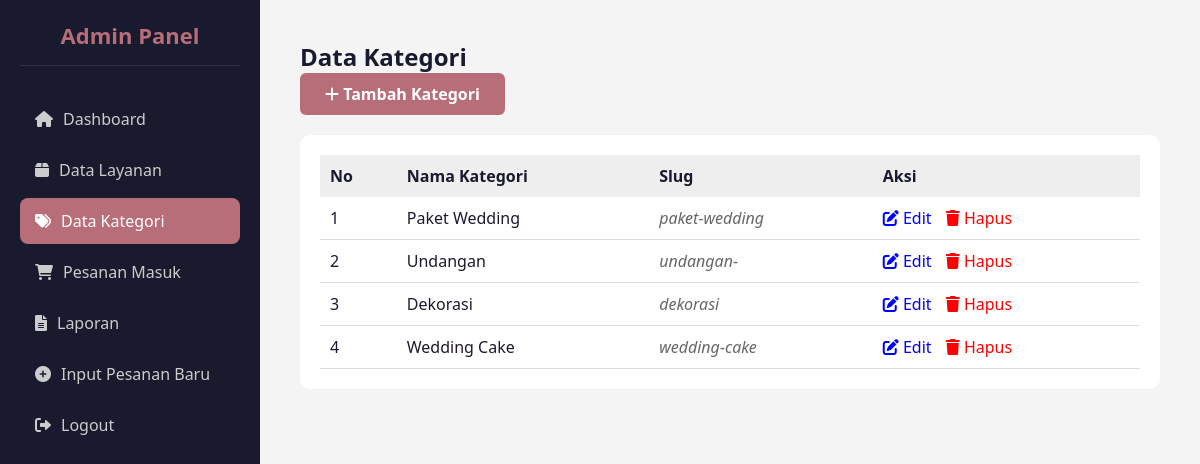
The app's page /wedding_organizer/admin/kategori.php (signed in) with its own data.
### tables this page shows
CREATE TABLE `kategori` (
  `id_kategori` int(11) NOT NULL,
  `nama_kategori` varchar(50) NOT NULL,
  `slug` varchar(50) NOT NULL
);

### wedding_organizer/admin/kategori.php (the view, shortened to what this page needs)
<?php
include '../koneksi.php';
$ambil = $koneksi->query("SELECT * FROM kategori ORDER BY id_kategori DESC");
?>
<!DOCTYPE html>
<html lang="id">
<head>
    <link rel="stylesheet" href="../style.css">
    <link rel="stylesheet" href="https://cdnjs.cloudflare.com/ajax/libs/font-awesome/6.0.0/css/all.min.css">
</head>
<body class="admin-body">
    <div class="sidebar">
        <h2>Admin Panel</h2>
        <a href="index.php" class="<?= basename($_SERVER['PHP_SELF'])=='index.php'?'active':'' ?>"><i class="fas fa-home"></i> Dashboard</a>
        <a href="layanan.php" class="<?= basename($_SERVER['PHP_SELF'])=='layanan.php'?'active':'' ?>"><i class="fas fa-box"></i> Data Layanan</a>
        <a href="kategori.php" class="<?= basename($_SERVER['PHP_SELF'])=='kategori.php'?'active':'' ?>"><i class="fas fa-tags"></i> Data Kategori</a>
        <a href="pesanan.php" class="<?= basename($_SERVER['PHP_SELF'])=='pesanan.php'?'active':'' ?>"><i class="fas fa-shopping-cart"></i> Pesanan Masuk</a>
        <a href="laporan.php" class="<?= basename($_SERVER['PHP_SELF'])=='laporan.php'?'active':'' ?>"><i class="fas fa-file-alt"></i> Laporan</a>
        <a href="tambah_pesanan.php" class="btn-sidebar-new">
            <i class="fas fa-plus-circle"></i> Input Pesanan Baru
        </a>
        <a href="../logout.php" class="btn-logout">
            <i class="fas fa-sign-out-alt"></i> Logout
        </a>
    </div>
    <div class="admin-content">
        <h2>Data Kategori</h2>
        <a href="tambah_kategori.php" class="btn-cta" style="margin-bottom: 20px; display:inline-block;">
            <i class="fas fa-plus"></i> Tambah Kategori
        </a>
        <div style="background: white; padding: 20px; border-radius: 10px;">
            <table class="table" style="width: 100%; border-collapse: collapse;">
                <thead>
                    <tr style="background: #eee; text-align: left;">
                        <th style="padding: 10px;">No</th>
                        <th style="padding: 10px;">Nama Kategori</th>
                        <th style="padding: 10px;">Slug</th>
                        <th style="padding: 10px;">Aksi</th>
                    </tr>
                </thead>
                <tbody>
                    <?php $nomor=1; ?>
                    <?php while($pecah = $ambil->fetch_assoc()){ ?>
                    <tr style="border-bottom: 1px solid #ddd;">
                        <td style="padding: 10px;"><?php echo $nomor; ?></td>
                        <td style="padding: 10px;"><?php echo $pecah['nama_kategori']; ?></td>
                        <td style="padding: 10px; font-style: italic; color: #666;"><?php echo $pecah['slug']; ?></td>
                        <td style="padding: 10px;">
                            <a href="edit_kategori.php?id=<?php echo $pecah['id_kategori']; ?>" class="btn-edit" style="color: blue; margin-right: 10px;">
                                <i class="fas fa-edit"></i> Edit
                            </a>
                            <a href="hapus_kategori.php?id=<?php echo $pecah['id_kategori']; ?>" onclick="return confirm('Yakin ingin menghapus?')" class="btn-delete" style="color: red;">
                                <i class="fas fa-trash"></i> Hapus
                            </a>
                        </td>
                    </tr>
                    <?php $nomor++; ?>
                    <?php } ?>
                </tbody>
            </table>
        </div>
    </div>
</body>
</html>

### wedding_organizer/style.css (style rules this page uses)
:root { --primary: #B76E79; --secondary: #FFFEF0; --text: #1A1A2E; --white: #ffffff; --gray: #f4f4f4; --accent: #d48c96; }
* { margin: 0; padding: 0; box-sizing: border-box; }
body { font-family: 'Segoe UI', Tahoma, Geneva, Verdana, sans-serif; background-color: var(--secondary); color: var(--text); display: flex; flex-direction: column; min-height: 100vh; }
a { text-decoration: none; color: inherit; }
.admin-body { display: flex; flex-direction: row; background-color: var(--gray); min-height: 100vh; }
.sidebar { width: 260px; background-color: var(--text); color: white; padding: 20px; display: flex; flex-direction: column; flex-shrink: 0; position: fixed; height: 100%; left: 0; top: 0; overflow-y: auto; }
.sidebar h2 { text-align: center; color: var(--primary); margin-bottom: 30px; font-size: 22px; border-bottom: 1px solid rgba(255,255,255,0.1); padding-bottom: 15px; }
.sidebar a { color: #ccc; padding: 12px 15px; margin-bottom: 5px; border-radius: 8px; display: flex; align-items: center; gap: 10px; transition: 0.3s; }
.sidebar a:hover, .sidebar a.active { background-color: var(--primary); color: white; }
.admin-content { margin-left: 260px; flex: 1; padding: 40px; width: calc(100% - 260px); }
.btn-cta { background-color: var(--primary); color: white; padding: 10px 25px; text-decoration: none; border-radius: 6px; font-weight: 600; transition: 0.3s; border: none; cursor: pointer; display: inline-block; }

### records on screen
kategori: nama_kategori "Paket Wedding", slug "paket-wedding"
kategori: nama_kategori "Undangan", slug "undangan-"
kategori: nama_kategori "Dekorasi", slug "dekorasi"
kategori: nama_kategori "Wedding Cake", slug "wedding-cake"
